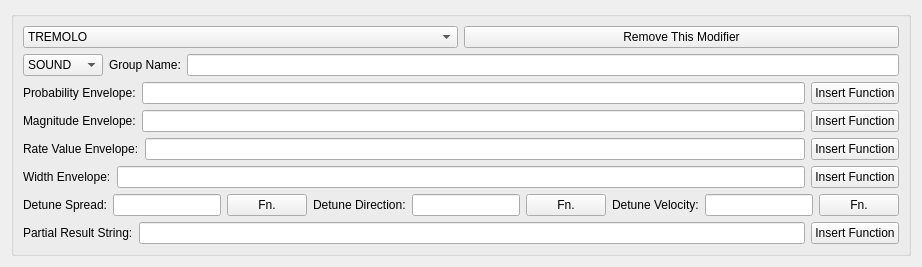
<?xml version="1.0" encoding="UTF-8"?>
<ui version="4.0">
 <class>Modifiers</class>
 <widget class="QFrame" name="Modifier">
    <layout class="QVBoxLayout" name="modifierGroupLayout">
    <item>
    <widget class="QGroupBox" name="modifierGroup">
    <layout class="QVBoxLayout" name="modifierLayout">
        <item>
        <layout class="QHBoxLayout" name="modifierRemoveLayout">
            <item>
                <widget class="QComboBox" name="modifierType">
                    <item><property name="text"><string>TREMOLO</string></property></item>
                    <item><property name="text"><string>VIBRATO</string></property></item>
                    <item><property name="text"><string>GLISSANDO</string></property></item>
                    <item><property name="text"><string>DETUNE</string></property></item>
                    <item><property name="text"><string>AMPTRANS</string></property></item>
                    <item><property name="text"><string>FREQTRANS</string></property></item>
                    <item><property name="text"><string>WAVE_TYPE</string></property></item>
                    <item><property name="text"><string>PHASE_MOD</string></property></item>
                </widget>
            </item>
            <item>
            <widget class="QPushButton" name="modifierRemoveButton">
                <property name="text">
                    <string>Remove This Modifier</string>
                </property>
            </widget>
            </item>
        </layout>
        </item>
        <item>
        <layout class="QHBoxLayout" name="modifierNameLayout">
            <item>
                <widget class="QComboBox" name="modifierApply">
                    <item><property name="text"><string>SOUND</string></property></item>
                    <item><property name="text"><string>PARTIAL</string></property></item>
                </widget>
            </item>
            <item>
                <widget class="QLabel" name="modifierNameLabel">
                    <property name="text">
                    <string>Group Name:</string>
                    </property>
                </widget>
            </item>
            <item>
                <widget class="QLineEdit" name="modifierNameEdit"/>
            </item>
        </layout>
        </item>
        <item>
        <layout class="QHBoxLayout" name="modifierProbLayout">
            <item>
                <widget class="QLabel" name="modifierProbLabel">
                    <property name="text">
                    <string>Probability Envelope:</string>
                    </property>
                </widget>
            </item>
            <item>
                <widget class="QLineEdit" name="modifierProbEdit"/>
            </item>
            <item>
                <widget class="QPushButton" name="modifierProbFunButton">
                    <property name="text">
                    <string>Insert Function</string>
                    </property>
                </widget>
            </item>
        </layout>
        </item>
        <item>
        <layout class="QHBoxLayout" name="modifierMagLayout">
            <item>
                <widget class="QLabel" name="modifierMagLabel">
                    <property name="text">
                    <string>Magnitude Envelope:</string>
                    </property>
                </widget>
            </item>
            <item>
                <widget class="QLineEdit" name="modifierMagEdit"/>
            </item>
            <item>
                <widget class="QPushButton" name="modifierMagFunButton">
                    <property name="text">
                    <string>Insert Function</string>
                    </property>
                </widget>
            </item>
        </layout>
        </item>
        <item>
        <layout class="QHBoxLayout" name="modifierRateLayout">
            <item>
                <widget class="QLabel" name="modifierRateLabel">
                    <property name="text">
                    <string>Rate Value Envelope:</string>
                    </property>
                </widget>
            </item>
            <item>
                <widget class="QLineEdit" name="modifierRateEdit"/>
            </item>
            <item>
                <widget class="QPushButton" name="modifierRateFunButton">
                    <property name="text">
                    <string>Insert Function</string>
                    </property>
                </widget>
            </item>
        </layout>
        </item>
        <item>
        <layout class="QHBoxLayout" name="modifierWidthLayout">
            <item>
                <widget class="QLabel" name="modifierWidthLabel">
                    <property name="text">
                    <string>Width Envelope:</string>
                    </property>
                </widget>
            </item>
            <item>
                <widget class="QLineEdit" name="modifierWidthEdit"/>
            </item>
            <item>
                <widget class="QPushButton" name="modifierWidthFunButton">
                    <property name="text">
                    <string>Insert Function</string>
                    </property>
                </widget>
            </item>
        </layout>
        </item>
        <item>
        <layout class="QHBoxLayout" name="modifierDetuneLayout">
            <item>
                <widget class="QLabel" name="modifierSpreadLabel">
                    <property name="text">
                    <string>Detune Spread:</string>
                    </property>
                    <property name="wordWrap"><bool>true</bool></property>
                </widget>
            </item>
            <item>
                <widget class="QLineEdit" name="modifierSpreadEdit"/>
            </item>
            <item>
                <widget class="QPushButton" name="modifierSpreadFunButton">
                    <property name="text">
                    <string>Fn.</string>
                    </property>
                </widget>
            </item>
            <item>
                <widget class="QLabel" name="modifierDirLabel">
                    <property name="text">
                    <string>Detune Direction:</string>
                    </property>
                    <property name="wordWrap"><bool>true</bool></property>
                </widget>
            </item>
            <item>
                <widget class="QLineEdit" name="modifierDirEdit"/>
            </item>
            <item>
                <widget class="QPushButton" name="modifierDirFunButton">
                    <property name="text">
                    <string>Fn.</string>
                    </property>
                </widget>
            </item>
            <item>
                <widget class="QLabel" name="modifierVelLabel">
                    <property name="text">
                    <string>Detune Velocity:</string>
                    </property>
                    <property name="wordWrap"><bool>true</bool></property>
                </widget>
            </item>
            <item>
                <widget class="QLineEdit" name="modifierVelEdit"/>
            </item>
            <item>
                <widget class="QPushButton" name="modifierVelFunButton">
                    <property name="text">
                    <string>Fn.</string>
                    </property>
                </widget>
            </item>
        </layout>
        </item>
        <item>
        <layout class="QHBoxLayout" name="modifierResLayout">
            <item>
                <widget class="QLabel" name="modifierResLabel">
                    <property name="text">
                    <string>Partial Result String:</string>
                    </property>
                </widget>
            </item>
            <item>
                <widget class="QLineEdit" name="modifierResEdit"/>
            </item>
            <item>
                <widget class="QPushButton" name="modifierResFunButton">
                    <property name="text">
                    <string>Insert Function</string>
                    </property>
                </widget>
            </item>
        </layout>
        </item>
    </layout>
    </widget>
    </item>
    </layout>
 </widget>
</ui>
